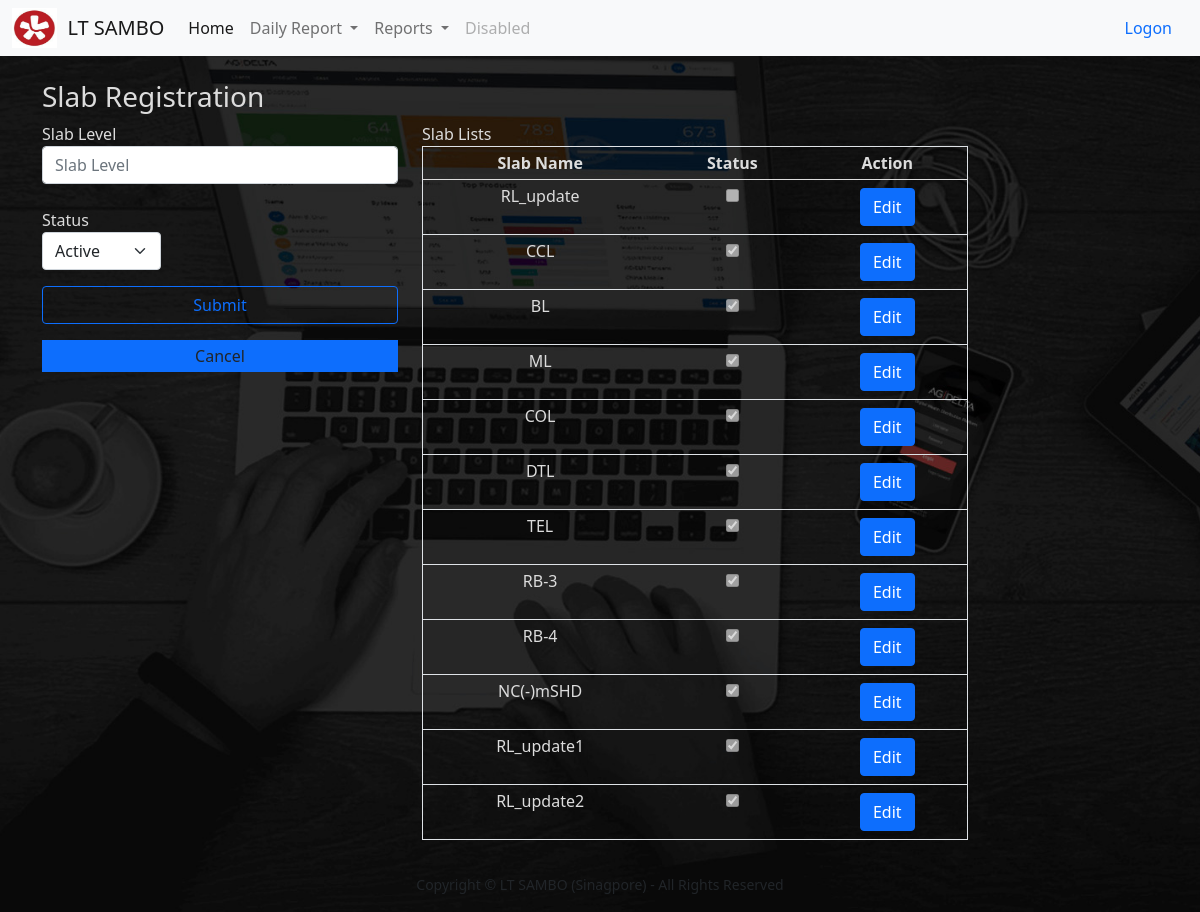
The app's page /slab_level/slab_level, older data.
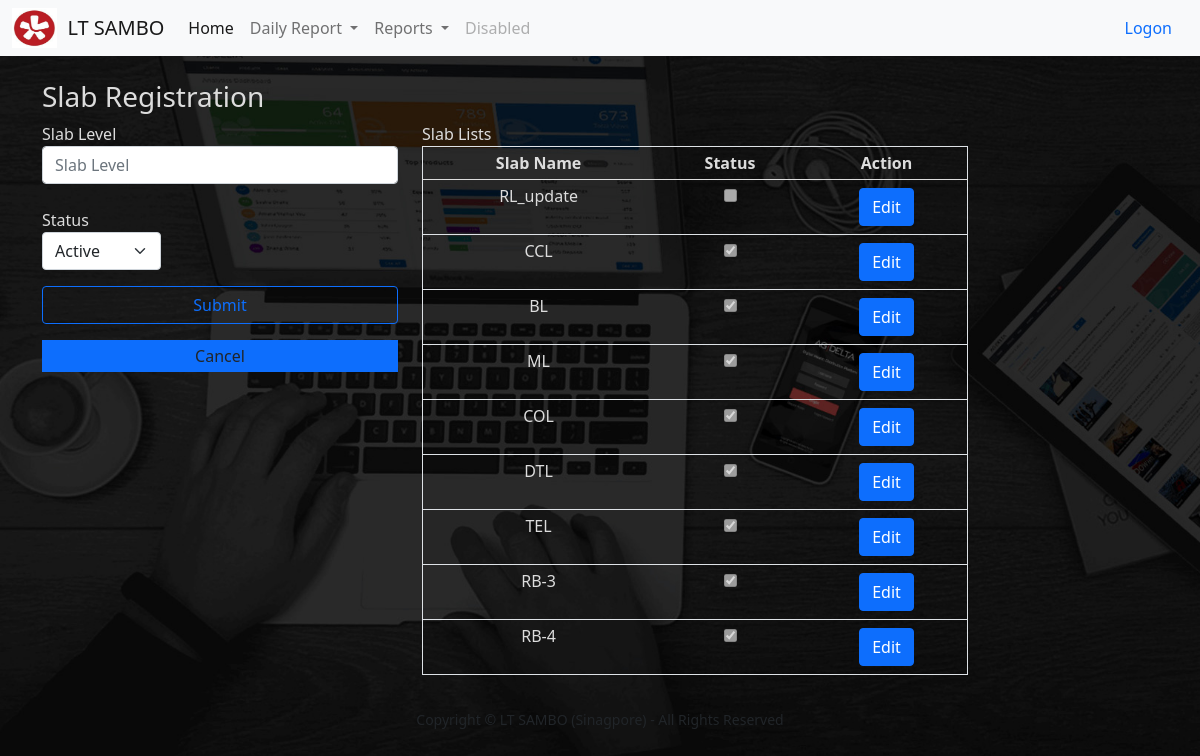
The same page, newer data.
### todo_list/models.py (models this page shows, shortened)
class Slab_Level(models.Model):
    TX_Slab_Level_Name = models.CharField(max_length=200)
    Is_Active = models.BooleanField(default=True)

### todo_list/views.py (the view)
# urls.py: path('slab_level/slab_level',views.slab_level, name='slab_level'),
def slab_level(request):
    if request.method == 'POST':
        form = SlabLevelForm(request.POST or None)
        if form.is_valid():
            form.save()
        slab_level_items = Slab_Level.objects.all
        messages.success(request, ('Item has been added to the list!'))
        return render(request, 'admin/slab_level_create.html', {'slab_level_items': slab_level_items})
    else:
        slab_level_items = Slab_Level.objects.all
        return render(request, 'admin/slab_level_create.html', {'slab_level_items': slab_level_items})

### todo_list/templates/admin/slab_level_create.html (shortened to what this page needs)
{% extends 'base.html' %}
{% load static %}
{% block content %}
<br><br>
<div class="container">
<div class="row">
    <h3 class="panel-title">
        <span class="english">Slab Registration</span>
    </h3>
    <form class="col-md-4 col-md-offset-2" method="post">
            <span>Slab Level</span>
            <input class="form-control col-md-6 me-2" type="input" placeholder="Slab Level" aria-label="TX_Slab_Level_Name" value="{{slab_level_item.TX_Slab_Level_Name}}" name ="TX_Slab_Level_Name" required><br>
                {% if slab_level_item.Is_Active == False %}
                    <div class="col-md-4 mb-3">
                      <label>Status</label>
                      <div class="col-sm-12">
                         <select class="form-select" name="Is_Active" aria-label="Default select example" required>
                            <option value=True>Active</option>
                             <option value=False selected>Inactive</option>
                        </select>
                    </div>
                    </div>
                {% else %}
                    <div class="col-md-4 mb-3">
                      <label>Status</label>
                      <div class="col-sm-12">
                         <select class="form-select" name="Is_Active" aria-label="Default select example" required>
                            <option value=True selected>Active</option>
                        </select>
                    </div>
                    </div>
                {% endif %}
        {% if slab_level_item %}
            <div class="d-grid gap-2">
                <button class="btn btn-outline-primary mb-3" type="submit">Update</button>
            </div>
        {% else %}
            <div class="d-grid gap-2">
                <button class="btn btn-outline-primary mb-3" type="submit">Submit</button>
            </div>
        {% endif %}
         <center><a class="dropdown-item secondary bg-primary" href="{% url 'slab_level' %}">Cancel</a></center>
    </form>
    <br>
    {%if slab_level_items %}
    <br>
    <div class="col-md-6 col-md-offset-2 primary md-2">
        <span> Slab Lists</span>
    <table class="table table-striped secondary border" style="Color:#dcdcdc; line-height:1;">
    <thead>
        <tr>
            <th><center>Slab Name</center></th>
            <th><center>Status</center></th>
            <th class="text-center"><center>Action</center></th>
        </tr>
    </thead>
      {% for things in slab_level_items %}
            <tr style="Color:#dcdcdc;">
                <td><center>{{ things.TX_Slab_Level_Name }} </center></td>
                {% if things.Is_Active %}
                    <td class="custom-control custom-checkbox" >
                        <center><input type="checkbox" class="custom-control-input" disabled checked></center>
                    </td>
                {% else %}
                    <td class="center custom-control custom-checkbox" >
                      <center><input type="checkbox" class="custom-control-input" disabled></center>
                    </td>
                {% endif %}
                <td class="text-center"><a class='btn btn-primary btn-xs' href="{% url 'edit' things.id %}"> Edit</a>
            </tr>
        {% endfor %}
    </table>
       </div>
   {% endif %}
</div>
</div>
{% endblock %}

Row changes from the older to the newer data that the page shows:
removed Slab_Level: TX_Slab_Level_Name "NC(-)mSHD"
removed Slab_Level: TX_Slab_Level_Name "RL_update1"
removed Slab_Level: TX_Slab_Level_Name "RL_update2"
